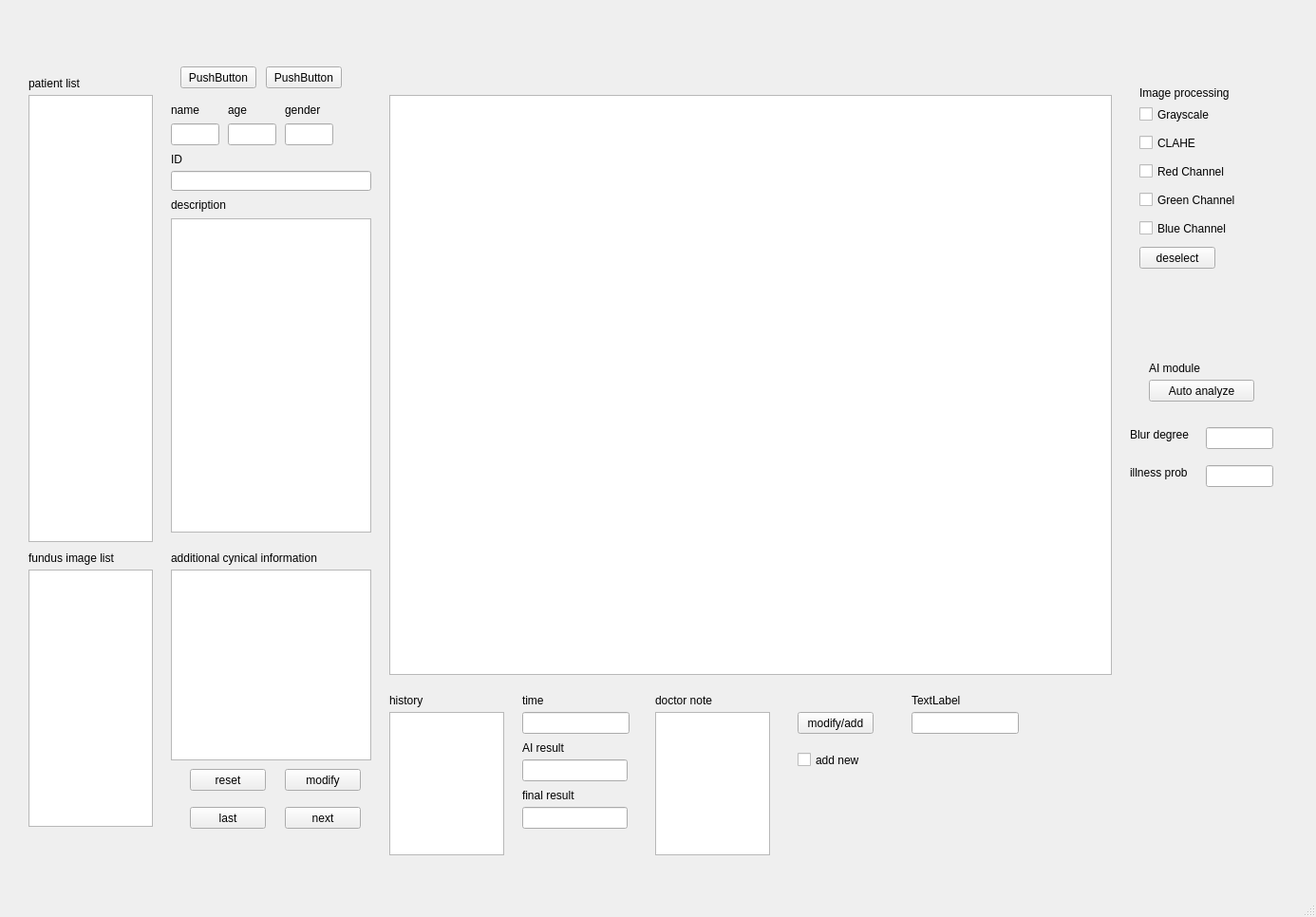
<?xml version="1.0" encoding="UTF-8"?>
<ui version="4.0">
 <class>MainWindow</class>
 <widget class="QMainWindow" name="MainWindow">
  <property name="geometry">
   <rect>
    <x>0</x>
    <y>0</y>
    <width>1386</width>
    <height>966</height>
   </rect>
  </property>
  <property name="windowTitle">
   <string>MainWindow</string>
  </property>
  <widget class="QWidget" name="centralwidget">
   <widget class="QStackedWidget" name="stackedWidget">
    <property name="geometry">
     <rect>
      <x>20</x>
      <y>60</y>
      <width>1341</width>
      <height>851</height>
     </rect>
    </property>
    <property name="currentIndex">
     <number>1</number>
    </property>
    <widget class="QWidget" name="page">
     <widget class="QPushButton" name="pushButton">
      <property name="geometry">
       <rect>
        <x>110</x>
        <y>410</y>
        <width>80</width>
        <height>23</height>
       </rect>
      </property>
      <property name="text">
       <string>PushButton</string>
      </property>
     </widget>
     <widget class="QPushButton" name="pushButton_2">
      <property name="geometry">
       <rect>
        <x>480</x>
        <y>370</y>
        <width>80</width>
        <height>23</height>
       </rect>
      </property>
      <property name="text">
       <string>PushButton</string>
      </property>
     </widget>
    </widget>
    <widget class="QWidget" name="page_2">
     <widget class="QLabel" name="label">
      <property name="geometry">
       <rect>
        <x>160</x>
        <y>40</y>
        <width>61</width>
        <height>31</height>
       </rect>
      </property>
      <property name="text">
       <string>name</string>
      </property>
     </widget>
     <widget class="QLineEdit" name="lineEdit">
      <property name="geometry">
       <rect>
        <x>160</x>
        <y>70</y>
        <width>51</width>
        <height>23</height>
       </rect>
      </property>
     </widget>
     <widget class="QListWidget" name="listWidget_2">
      <property name="geometry">
       <rect>
        <x>10</x>
        <y>540</y>
        <width>131</width>
        <height>271</height>
       </rect>
      </property>
     </widget>
     <widget class="QLineEdit" name="lineEdit_2">
      <property name="geometry">
       <rect>
        <x>220</x>
        <y>70</y>
        <width>51</width>
        <height>23</height>
       </rect>
      </property>
     </widget>
     <widget class="QLabel" name="label_2">
      <property name="geometry">
       <rect>
        <x>220</x>
        <y>40</y>
        <width>61</width>
        <height>31</height>
       </rect>
      </property>
      <property name="text">
       <string>age</string>
      </property>
     </widget>
     <widget class="QLineEdit" name="lineEdit_3">
      <property name="geometry">
       <rect>
        <x>280</x>
        <y>70</y>
        <width>51</width>
        <height>23</height>
       </rect>
      </property>
     </widget>
     <widget class="QLabel" name="label_3">
      <property name="geometry">
       <rect>
        <x>280</x>
        <y>40</y>
        <width>61</width>
        <height>31</height>
       </rect>
      </property>
      <property name="text">
       <string>gender</string>
      </property>
     </widget>
     <widget class="QLabel" name="label_4">
      <property name="geometry">
       <rect>
        <x>160</x>
        <y>140</y>
        <width>91</width>
        <height>31</height>
       </rect>
      </property>
      <property name="text">
       <string>description</string>
      </property>
     </widget>
     <widget class="QGraphicsView" name="graphicsView">
      <property name="geometry">
       <rect>
        <x>390</x>
        <y>40</y>
        <width>761</width>
        <height>611</height>
       </rect>
      </property>
     </widget>
     <widget class="QLineEdit" name="lineEdit_5">
      <property name="geometry">
       <rect>
        <x>160</x>
        <y>120</y>
        <width>211</width>
        <height>21</height>
       </rect>
      </property>
     </widget>
     <widget class="QLabel" name="label_5">
      <property name="geometry">
       <rect>
        <x>160</x>
        <y>100</y>
        <width>57</width>
        <height>15</height>
       </rect>
      </property>
      <property name="text">
       <string>ID</string>
      </property>
     </widget>
     <widget class="QPushButton" name="pushButton_3">
      <property name="geometry">
       <rect>
        <x>280</x>
        <y>750</y>
        <width>80</width>
        <height>23</height>
       </rect>
      </property>
      <property name="text">
       <string>modify</string>
      </property>
     </widget>
     <widget class="QPushButton" name="pushButton_4">
      <property name="geometry">
       <rect>
        <x>180</x>
        <y>750</y>
        <width>80</width>
        <height>23</height>
       </rect>
      </property>
      <property name="text">
       <string>reset</string>
      </property>
     </widget>
     <widget class="QPushButton" name="pushButton_5">
      <property name="geometry">
       <rect>
        <x>180</x>
        <y>790</y>
        <width>80</width>
        <height>23</height>
       </rect>
      </property>
      <property name="text">
       <string>last</string>
      </property>
     </widget>
     <widget class="QPushButton" name="pushButton_6">
      <property name="geometry">
       <rect>
        <x>280</x>
        <y>790</y>
        <width>80</width>
        <height>23</height>
       </rect>
      </property>
      <property name="text">
       <string>next</string>
      </property>
     </widget>
     <widget class="QLabel" name="label_6">
      <property name="geometry">
       <rect>
        <x>160</x>
        <y>520</y>
        <width>191</width>
        <height>16</height>
       </rect>
      </property>
      <property name="text">
       <string>additional cynical information</string>
      </property>
     </widget>
     <widget class="QLabel" name="label_7">
      <property name="geometry">
       <rect>
        <x>10</x>
        <y>20</y>
        <width>101</width>
        <height>16</height>
       </rect>
      </property>
      <property name="text">
       <string>patient list</string>
      </property>
     </widget>
     <widget class="QLabel" name="label_8">
      <property name="geometry">
       <rect>
        <x>10</x>
        <y>520</y>
        <width>131</width>
        <height>16</height>
       </rect>
      </property>
      <property name="text">
       <string>fundus image list</string>
      </property>
     </widget>
     <widget class="QLabel" name="label_9">
      <property name="geometry">
       <rect>
        <x>390</x>
        <y>670</y>
        <width>57</width>
        <height>15</height>
       </rect>
      </property>
      <property name="text">
       <string>history</string>
      </property>
     </widget>
     <widget class="QLineEdit" name="lineEdit_7">
      <property name="geometry">
       <rect>
        <x>530</x>
        <y>690</y>
        <width>113</width>
        <height>23</height>
       </rect>
      </property>
     </widget>
     <widget class="QLineEdit" name="lineEdit_11">
      <property name="geometry">
       <rect>
        <x>530</x>
        <y>740</y>
        <width>111</width>
        <height>23</height>
       </rect>
      </property>
     </widget>
     <widget class="QLineEdit" name="lineEdit_12">
      <property name="geometry">
       <rect>
        <x>530</x>
        <y>790</y>
        <width>111</width>
        <height>23</height>
       </rect>
      </property>
     </widget>
     <widget class="QLabel" name="label_10">
      <property name="geometry">
       <rect>
        <x>530</x>
        <y>670</y>
        <width>57</width>
        <height>15</height>
       </rect>
      </property>
      <property name="text">
       <string>time</string>
      </property>
     </widget>
     <widget class="QLabel" name="label_11">
      <property name="geometry">
       <rect>
        <x>530</x>
        <y>770</y>
        <width>91</width>
        <height>16</height>
       </rect>
      </property>
      <property name="text">
       <string>final result</string>
      </property>
     </widget>
     <widget class="QLabel" name="label_12">
      <property name="geometry">
       <rect>
        <x>530</x>
        <y>720</y>
        <width>57</width>
        <height>15</height>
       </rect>
      </property>
      <property name="text">
       <string>AI result</string>
      </property>
     </widget>
     <widget class="QTextEdit" name="textEdit">
      <property name="geometry">
       <rect>
        <x>160</x>
        <y>170</y>
        <width>211</width>
        <height>331</height>
       </rect>
      </property>
     </widget>
     <widget class="QTextEdit" name="textEdit_2">
      <property name="geometry">
       <rect>
        <x>160</x>
        <y>540</y>
        <width>211</width>
        <height>201</height>
       </rect>
      </property>
     </widget>
     <widget class="QListWidget" name="listWidget_4">
      <property name="geometry">
       <rect>
        <x>390</x>
        <y>690</y>
        <width>121</width>
        <height>151</height>
       </rect>
      </property>
     </widget>
     <widget class="QLabel" name="label_13">
      <property name="geometry">
       <rect>
        <x>670</x>
        <y>670</y>
        <width>91</width>
        <height>16</height>
       </rect>
      </property>
      <property name="text">
       <string>doctor note</string>
      </property>
     </widget>
     <widget class="QTextEdit" name="textEdit_3">
      <property name="geometry">
       <rect>
        <x>670</x>
        <y>690</y>
        <width>121</width>
        <height>151</height>
       </rect>
      </property>
     </widget>
     <widget class="QPushButton" name="pushButton_8">
      <property name="geometry">
       <rect>
        <x>820</x>
        <y>690</y>
        <width>80</width>
        <height>23</height>
       </rect>
      </property>
      <property name="text">
       <string>modify/add</string>
      </property>
     </widget>
     <widget class="QCheckBox" name="checkBox">
      <property name="geometry">
       <rect>
        <x>1180</x>
        <y>50</y>
        <width>85</width>
        <height>21</height>
       </rect>
      </property>
      <property name="text">
       <string>Grayscale</string>
      </property>
     </widget>
     <widget class="QCheckBox" name="checkBox_2">
      <property name="geometry">
       <rect>
        <x>1180</x>
        <y>80</y>
        <width>85</width>
        <height>21</height>
       </rect>
      </property>
      <property name="text">
       <string>CLAHE</string>
      </property>
     </widget>
     <widget class="QCheckBox" name="checkBox_3">
      <property name="geometry">
       <rect>
        <x>1180</x>
        <y>110</y>
        <width>101</width>
        <height>21</height>
       </rect>
      </property>
      <property name="text">
       <string>Red Channel</string>
      </property>
     </widget>
     <widget class="QCheckBox" name="checkBox_4">
      <property name="geometry">
       <rect>
        <x>1180</x>
        <y>140</y>
        <width>121</width>
        <height>21</height>
       </rect>
      </property>
      <property name="text">
       <string>Green Channel</string>
      </property>
     </widget>
     <widget class="QCheckBox" name="checkBox_5">
      <property name="geometry">
       <rect>
        <x>1180</x>
        <y>170</y>
        <width>121</width>
        <height>21</height>
       </rect>
      </property>
      <property name="text">
       <string>Blue Channel</string>
      </property>
     </widget>
     <widget class="QLabel" name="label_14">
      <property name="geometry">
       <rect>
        <x>1180</x>
        <y>30</y>
        <width>111</width>
        <height>16</height>
       </rect>
      </property>
      <property name="text">
       <string>Image processing</string>
      </property>
     </widget>
     <widget class="QPushButton" name="pushButton_9">
      <property name="geometry">
       <rect>
        <x>1180</x>
        <y>200</y>
        <width>80</width>
        <height>23</height>
       </rect>
      </property>
      <property name="text">
       <string>deselect</string>
      </property>
     </widget>
     <widget class="QCheckBox" name="checkBox_6">
      <property name="geometry">
       <rect>
        <x>820</x>
        <y>730</y>
        <width>85</width>
        <height>21</height>
       </rect>
      </property>
      <property name="text">
       <string>add new</string>
      </property>
     </widget>
     <widget class="QLabel" name="label_15">
      <property name="geometry">
       <rect>
        <x>1190</x>
        <y>320</y>
        <width>81</width>
        <height>16</height>
       </rect>
      </property>
      <property name="text">
       <string>AI module</string>
      </property>
     </widget>
     <widget class="QPushButton" name="pushButton_10">
      <property name="geometry">
       <rect>
        <x>1190</x>
        <y>340</y>
        <width>111</width>
        <height>23</height>
       </rect>
      </property>
      <property name="text">
       <string>Auto analyze</string>
      </property>
     </widget>
     <widget class="QLabel" name="label_16">
      <property name="geometry">
       <rect>
        <x>1170</x>
        <y>390</y>
        <width>81</width>
        <height>16</height>
       </rect>
      </property>
      <property name="text">
       <string>Blur degree</string>
      </property>
     </widget>
     <widget class="QLineEdit" name="lineEdit_4">
      <property name="geometry">
       <rect>
        <x>1250</x>
        <y>390</y>
        <width>71</width>
        <height>23</height>
       </rect>
      </property>
     </widget>
     <widget class="QLabel" name="label_17">
      <property name="geometry">
       <rect>
        <x>1170</x>
        <y>430</y>
        <width>81</width>
        <height>16</height>
       </rect>
      </property>
      <property name="text">
       <string>illness prob</string>
      </property>
     </widget>
     <widget class="QLineEdit" name="lineEdit_6">
      <property name="geometry">
       <rect>
        <x>1250</x>
        <y>430</y>
        <width>71</width>
        <height>23</height>
       </rect>
      </property>
     </widget>
     <widget class="QPushButton" name="pushButton_7">
      <property name="geometry">
       <rect>
        <x>170</x>
        <y>10</y>
        <width>80</width>
        <height>23</height>
       </rect>
      </property>
      <property name="text">
       <string>PushButton</string>
      </property>
     </widget>
     <widget class="QPushButton" name="pushButton_11">
      <property name="geometry">
       <rect>
        <x>260</x>
        <y>10</y>
        <width>80</width>
        <height>23</height>
       </rect>
      </property>
      <property name="text">
       <string>PushButton</string>
      </property>
     </widget>
     <widget class="QLabel" name="label_18">
      <property name="geometry">
       <rect>
        <x>940</x>
        <y>670</y>
        <width>57</width>
        <height>15</height>
       </rect>
      </property>
      <property name="text">
       <string>TextLabel</string>
      </property>
     </widget>
     <widget class="QLineEdit" name="lineEdit_8">
      <property name="geometry">
       <rect>
        <x>940</x>
        <y>690</y>
        <width>113</width>
        <height>23</height>
       </rect>
      </property>
     </widget>
    </widget>
   </widget>
   <widget class="QListWidget" name="listWidget">
    <property name="geometry">
     <rect>
      <x>30</x>
      <y>100</y>
      <width>131</width>
      <height>471</height>
     </rect>
    </property>
   </widget>
  </widget>
  <widget class="QMenuBar" name="menubar">
   <property name="geometry">
    <rect>
     <x>0</x>
     <y>0</y>
     <width>1386</width>
     <height>20</height>
    </rect>
   </property>
  </widget>
  <widget class="QStatusBar" name="statusbar"/>
 </widget>
 <resources/>
 <connections/>
</ui>
